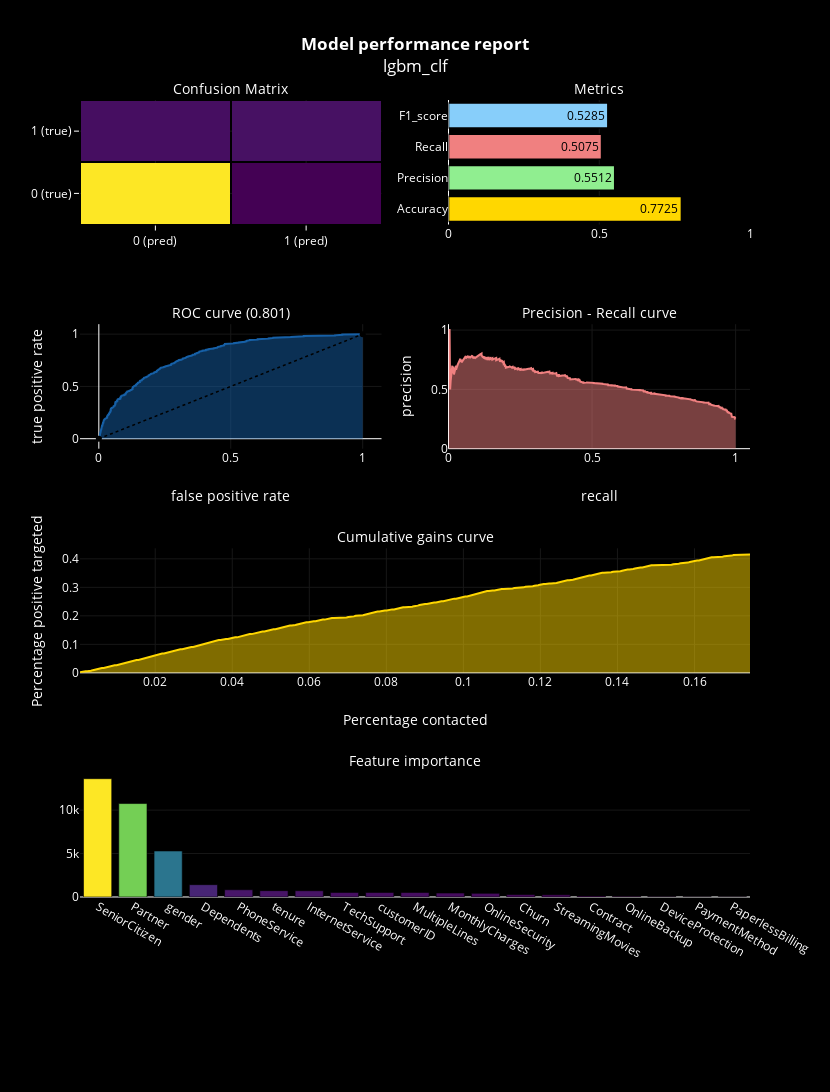

Notebook code cell kept with this figure:
### Markdown cell above
### 1. Light GBM Without Hyperparameter Tuning

### Code cell
%%time
lgbm_clf = lgbm.LGBMClassifier(n_estimators=1500, random_state = 42)

lgbm_clf.fit(X_train, y_train)
lgbm_clf.fit(X_train, y_train)
y_pred = lgbm_clf.predict(X_test)
y_score = lgbm_clf.predict_proba(X_test)[:,1]

model_performance('lgbm_clf')

### Figure 1 — Plotly figure (JSON) as saved in the notebook; plotly's stock layout.template omitted (floating-point values rounded to 4 significant figures; data arrays with more than 128 entries replaced by an {"elided": "..."} marker saying what was removed)
{"data": [{"colorscale": "Viridis", "showscale": false, "type": "heatmap", "uid": "c7f1c93c-77ba-4065-a70a-183810b6c187", "x": ["0 (pred)", "1 (pred)"], "xaxis": "x", "xgap": 2, "y": ["0 (true)", "1 (true)"], "yaxis": "y", "ygap": 2, "z": [[1361, 219], [261, 269]]}, {"marker": {"color": ["gold", "lightgreen", "lightcoral", "lightskyblue"], "line": {"color": "#000000", "width": 1.5}}, "opacity": 1, "orientation": "h", "text": [0.7725, 0.5512, 0.5075, 0.5285], "textfont": {"color": "black"}, "textposition": "auto", "type": "bar", "uid": "a6f11314-072f-461b-9b77-973f43c3d050", "x": [0.7725, 0.5512, 0.5075, 0.5285], "xaxis": "x2", "y": ["Accuracy", "Precision", "Recall", "F1_score"], "yaxis": "y2"}, {"fill": "tozeroy", "line": {"color": "rgb(22, 96, 167)", "width": 2}, "name": "Roc : 0.801", "type": "scatter", "uid": "4342ec87-4606-41d1-920d-6ad7adbc4005", "x": {"elided": "637 float values"}, "xaxis": "x3", "y": {"elided": "637 float values"}, "yaxis": "y3"}, {"line": {"color": "black", "dash": "dot", "width": 1.5}, "type": "scatter", "uid": "cb1aaf29-397d-41bb-8ffd-cd02b2376d9d", "x": [0, 1], "xaxis": "x3", "y": [0, 1], "yaxis": "y3"}, {"fill": "tozeroy", "line": {"color": "lightcoral", "width": 2}, "name": "Precision[0.25419664 0.25383877 0.25396063 ... 1.         1.         1.        ]", "type": "scatter", "uid": "40eeb42a-3f54-42ef-8295-9b2619e7dba5", "x": {"elided": "2078 float values"}, "xaxis": "x4", "y": {"elided": "2078 float values"}, "yaxis": "y4"}, {"marker": {"color": [13617, 10756, 5297, 1421, 865, 832, 731, 723, 700, 689, 668, 554, 530, 529, 526, 478, 458, 445, 423, 416, 409, 406, 359, 341, 321, 316, 311, 303, 286, 283, 258, 244, 172, 122, 85, 52, 37, 37], "colorscale": "Viridis", "line": {"color": "black", "width": 0.6}}, "name": "coefficients", "type": "bar", "uid": "df0a1e71-082d-4a3a-a3ef-96dc9cf00c74", "x": ["SeniorCitizen", "Partner", "gender", "Dependents", null, "PhoneService", "tenure", "InternetService", null, null, null, null, "TechSupport", "customerID", "MultipleLines", null, "MonthlyCharges", null, "OnlineSecurity", null, null, null, null, null, null, null, null, null, null, "Churn", "StreamingMovies", null, null, "Contract", "OnlineBackup", "DeviceProtection", "PaymentMethod", "PaperlessBilling"], "xaxis": "x6", "y": [13617, 10756, 5297, 1421, 865, 832, 731, 723, 700, 689, 668, 554, 530, 529, 526, 478, 458, 445, 423, 416, 409, 406, 359, 341, 321, 316, 311, 303, 286, 283, 258, 244, 172, 122, 85, 52, 37, 37], "yaxis": "y6"}, {"fill": "tozeroy", "line": {"color": "gold", "width": 2}, "type": "scatter", "uid": "9498628f-3a56-4942-b535-83a1dbd96e77", "x": {"elided": "368 float values"}, "xaxis": "x5", "y": {"elided": "2110 float values"}, "yaxis": "y5"}], "layout": {"annotations": [{"font": {"color": "white", "size": 14}, "showarrow": false, "text": "Confusion Matrix", "x": 0.225, "xanchor": "center", "xref": "paper", "y": 1, "yanchor": "bottom", "yref": "paper"}, {"font": {"color": "white", "size": 14}, "showarrow": false, "text": "Metrics", "x": 0.775, "xanchor": "center", "xref": "paper", "y": 1, "yanchor": "bottom", "yref": "paper"}, {"font": {"color": "white", "size": 14}, "showarrow": false, "text": "ROC curve (0.801)", "x": 0.225, "xanchor": "center", "xref": "paper", "y": 0.7188, "yanchor": "bottom", "yref": "paper"}, {"font": {"color": "white", "size": 14}, "showarrow": false, "text": "Precision - Recall curve", "x": 0.775, "xanchor": "center", "xref": "paper", "y": 0.7188, "yanchor": "bottom", "yref": "paper"}, {"font": {"color": "white", "size": 14}, "showarrow": false, "text": "Cumulative gains curve", "x": 0.5, "xanchor": "center", "xref": "paper", "y": 0.4375, "yanchor": "bottom", "yref": "paper"}, {"font": {"color": "white", "size": 14}, "showarrow": false, "text": "Feature importance", "x": 0.5, "xanchor": "center", "xref": "paper", "y": 0.1562, "yanchor": "bottom", "yref": "paper"}], "autosize": false, "font": {"color": "white"}, "height": 1500, "margin": {"b": 195}, "paper_bgcolor": "black", "plot_bgcolor": "black", "showlegend": false, "title": {"text": "<b>Model performance report</b><br>lgbm_clf"}, "width": 830, "xaxis": {"anchor": "y", "color": "white", "domain": [0, 0.45]}, "xaxis2": {"anchor": "y2", "color": "white", "domain": [0.55, 1], "range": [0, 1]}, "xaxis3": {"anchor": "y3", "color": "white", "domain": [0, 0.45], "title": {"text": "false positive rate"}}, "xaxis4": {"anchor": "y4", "color": "white", "domain": [0.55, 1], "range": [0, 1.05], "title": {"text": "recall"}}, "xaxis5": {"anchor": "y5", "color": "white", "domain": [0, 1], "title": {"text": "Percentage contacted"}}, "xaxis6": {"anchor": "y6", "color": "white", "domain": [0, 1]}, "yaxis": {"anchor": "x", "color": "white", "domain": [0.8438, 1]}, "yaxis2": {"anchor": "x2", "color": "white", "domain": [0.8438, 1]}, "yaxis3": {"anchor": "x3", "color": "white", "domain": [0.5625, 0.7188], "title": {"text": "true positive rate"}}, "yaxis4": {"anchor": "x4", "color": "white", "domain": [0.5625, 0.7188], "range": [0, 1.05], "title": {"text": "precision"}}, "yaxis5": {"anchor": "x5", "color": "white", "domain": [0.2812, 0.4375], "title": {"text": "Percentage positive targeted"}}, "yaxis6": {"anchor": "x6", "color": "white", "domain": [0, 0.1562]}}}
